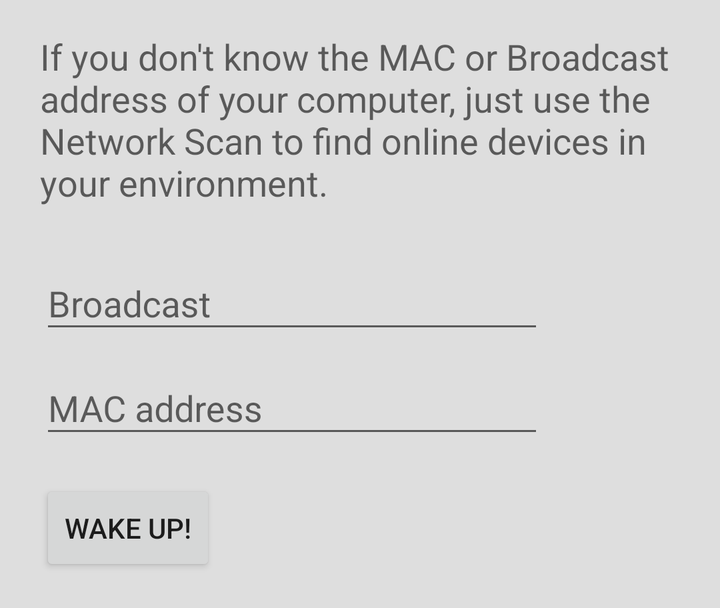
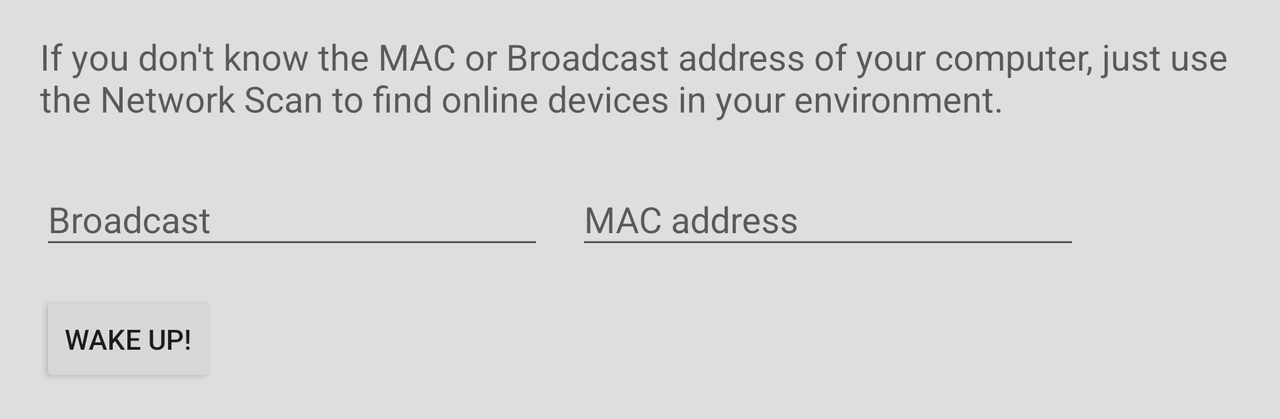

First picture: res/layout/ on a phone held upright. Second picture: the repository's own variant of that layout, on a device whose configuration matches the variant's folder. Source for both follows.
<!-- AndroidManifest.xml: application theme AppTheme -->
<!-- res/layout/fragment_wake.xml -->
<?xml version="1.0" encoding="utf-8"?>
<layout xmlns:android="http://schemas.android.com/apk/res/android">

    <android.support.v4.widget.NestedScrollView
        android:id="@+id/nestedScrollViewWake"
        android:layout_width="match_parent"
        android:layout_height="wrap_content">

        <LinearLayout
            android:id="@+id/linearLayoutWake"
            android:layout_width="match_parent"
            android:layout_height="wrap_content"
            android:orientation="vertical"
            android:paddingBottom="@dimen/activity_vertical_margin"
            android:paddingLeft="20dp"
            android:paddingRight="20dp"
            android:paddingTop="@dimen/activity_vertical_margin">

            <android.support.v7.widget.AppCompatTextView
                android:id="@+id/textWakeUp"
                android:layout_width="wrap_content"
                android:layout_height="wrap_content"

                android:gravity="center_vertical"
                android:text="@string/wakeupInfo"
                android:textAppearance="@style/TextAppearance.AppCompat.Medium" />


            <android.support.design.widget.TextInputLayout
                android:id="@+id/inputLayoutBroadcast"
                android:layout_width="wrap_content"
                android:layout_height="wrap_content"
                android:layout_marginTop="@dimen/activity_vertical_margin">

                <android.support.v7.widget.AppCompatEditText
                    android:id="@+id/inputBroadcast"
                    android:layout_width="wrap_content"
                    android:layout_height="wrap_content"
                    android:ems="12"
                    android:hint="@string/broadcast"
                    android:imeOptions="actionNext"
                    android:inputType="text"
                    android:nextFocusDown="@+id/inputMac"
                    android:maxLines="1" />

            </android.support.design.widget.TextInputLayout>


            <android.support.design.widget.TextInputLayout
                android:id="@+id/inputLayoutMac"
                android:layout_width="wrap_content"
                android:layout_height="wrap_content">

                <android.support.v7.widget.AppCompatEditText
                    android:id="@+id/inputMac"
                    android:layout_width="wrap_content"
                    android:layout_height="wrap_content"
                    android:ems="12"
                    android:hint="@string/mac"
                    android:imeOptions="actionDone"
                    android:inputType="text"
                    android:nextFocusDown="@+id/btn_wakeup"
                    android:maxLines="1" />

            </android.support.design.widget.TextInputLayout>

            <android.support.v7.widget.AppCompatButton
                android:id="@+id/btn_wakeup"
                android:layout_width="wrap_content"
                android:layout_height="wrap_content"
                android:layout_marginTop="@dimen/activity_vertical_margin"
                android:text="@string/wake_up" />
        </LinearLayout>
    </android.support.v4.widget.NestedScrollView>
</layout>
<!-- resources referenced by this layout -->
<resources>
  <dimen name="activity_vertical_margin">16dp</dimen>
  <string name="broadcast">Broadcast </string>
  <string name="mac">MAC address </string>
  <string name="wake_up">Wake Up!</string>
  <string name="wakeupInfo">If you don\'t know the MAC or Broadcast address of your computer, just use the Network Scan to find online devices in your environment.</string>
  <style name="AppTheme" parent="Theme.AppTheme" />
  <style name="Theme.AppTheme" parent="Theme.AppCompat.Light.NoActionBar">
  
          <item name="colorPrimary">@color/myPrimaryColor</item>
          <item name="colorPrimaryDark">@color/myPrimaryDarkColor</item>
          <item name="colorAccent">@color/myAccentColor</item>
          <item name="android:windowBackground">@color/myWindowBackground</item>
          <item name="preferenceTheme">@style/PreferenceThemeOverlay</item>
          <item name="android:textColorLink">@color/myAccentColor</item>
      </style>
  <color name="myPrimaryColor">#3f51b5</color>
  <color name="myPrimaryDarkColor">#303f9f</color>
  <color name="myAccentColor">#3F51B5</color>
  <color name="myWindowBackground">#DEDEDE</color>
</resources>
<!-- res/layout-land/fragment_wake.xml (the repository's variant of the layout above) -->
<!-- drawn on the phone turned sideways -->
<android.support.v4.widget.NestedScrollView xmlns:android="http://schemas.android.com/apk/res/android"
    android:id="@+id/nestedScrollViewWake"
    android:layout_width="match_parent"
    android:layout_height="wrap_content">

    <LinearLayout
        android:id="@+id/linearLayoutWake"
        android:layout_width="match_parent"
        android:layout_height="wrap_content"
        android:orientation="vertical"
        android:paddingBottom="@dimen/activity_vertical_margin"
        android:paddingLeft="20dp"
        android:paddingRight="20dp"
        android:paddingTop="@dimen/activity_vertical_margin">

        <android.support.v7.widget.AppCompatTextView
            android:id="@+id/textWakeUp"
            android:layout_width="wrap_content"
            android:layout_height="wrap_content"
            android:gravity="center_vertical"
            android:text="@string/wakeupInfo"
            android:textAppearance="@style/TextAppearance.AppCompat.Medium" />

        <LinearLayout
            android:id="@+id/linearLayoutTextInputs"
            android:layout_width="wrap_content"
            android:layout_height="wrap_content"
            android:layout_marginTop="@dimen/activity_vertical_margin"
            android:orientation="horizontal">

            <android.support.design.widget.TextInputLayout
                android:id="@+id/inputLayoutBroadcast"
                android:layout_width="wrap_content"
                android:layout_height="wrap_content">

                <android.support.v7.widget.AppCompatEditText
                    android:id="@+id/inputBroadcast"
                    android:layout_width="wrap_content"
                    android:layout_height="wrap_content"
                    android:ems="12"
                    android:hint="@string/broadcast"
                    android:imeOptions="actionNext"
                    android:inputType="text"
                    android:nextFocusDown="@+id/inputMac"
                    android:maxLines="1" />

            </android.support.design.widget.TextInputLayout>


            <android.support.design.widget.TextInputLayout
                android:id="@+id/inputLayoutMac"
                android:layout_width="wrap_content"
                android:layout_height="wrap_content"
                android:layout_marginLeft="@dimen/activity_vertical_margin">

                <android.support.v7.widget.AppCompatEditText
                    android:id="@+id/inputMac"
                    android:layout_width="wrap_content"
                    android:layout_height="wrap_content"
                    android:layout_alignBottom="@+id/inputLayoutBroadcast"
                    android:layout_toEndOf="@+id/inputLayoutBroadcast"
                    android:layout_toRightOf="@+id/inputLayoutBroadcast"
                    android:ems="12"
                    android:hint="@string/mac"
                    android:imeOptions="actionDone"
                    android:inputType="text"
                    android:nextFocusDown="@+id/btn_wakeup"
                    android:maxLines="1" />
            </android.support.design.widget.TextInputLayout>
        </LinearLayout>

        <android.support.v7.widget.AppCompatButton
            android:id="@+id/btn_wakeup"
            android:layout_width="wrap_content"
            android:layout_height="wrap_content"
            android:layout_marginTop="@dimen/activity_horizontal_margin"
            android:text="@string/wake_up" />

    </LinearLayout>
</android.support.v4.widget.NestedScrollView>
<!-- resources referenced by the variant -->
<!-- as the phone turned sideways resolves them -->
<resources>
  <dimen name="activity_horizontal_margin">16dp</dimen>
  <dimen name="activity_vertical_margin">16dp</dimen>
  <string name="broadcast">Broadcast </string>
  <string name="mac">MAC address </string>
  <string name="wake_up">Wake Up!</string>
  <string name="wakeupInfo">If you don\'t know the MAC or Broadcast address of your computer, just use the Network Scan to find online devices in your environment.</string>
  <style name="AppTheme" parent="Theme.AppTheme" />
  <style name="Theme.AppTheme" parent="Theme.AppCompat.Light.NoActionBar">
  
          <item name="colorPrimary">@color/myPrimaryColor</item>
          <item name="colorPrimaryDark">@color/myPrimaryDarkColor</item>
          <item name="colorAccent">@color/myAccentColor</item>
          <item name="android:windowBackground">@color/myWindowBackground</item>
          <item name="preferenceTheme">@style/PreferenceThemeOverlay</item>
          <item name="android:textColorLink">@color/myAccentColor</item>
      </style>
  <color name="myPrimaryColor">#3f51b5</color>
  <color name="myPrimaryDarkColor">#303f9f</color>
  <color name="myAccentColor">#3F51B5</color>
  <color name="myWindowBackground">#DEDEDE</color>
</resources>
